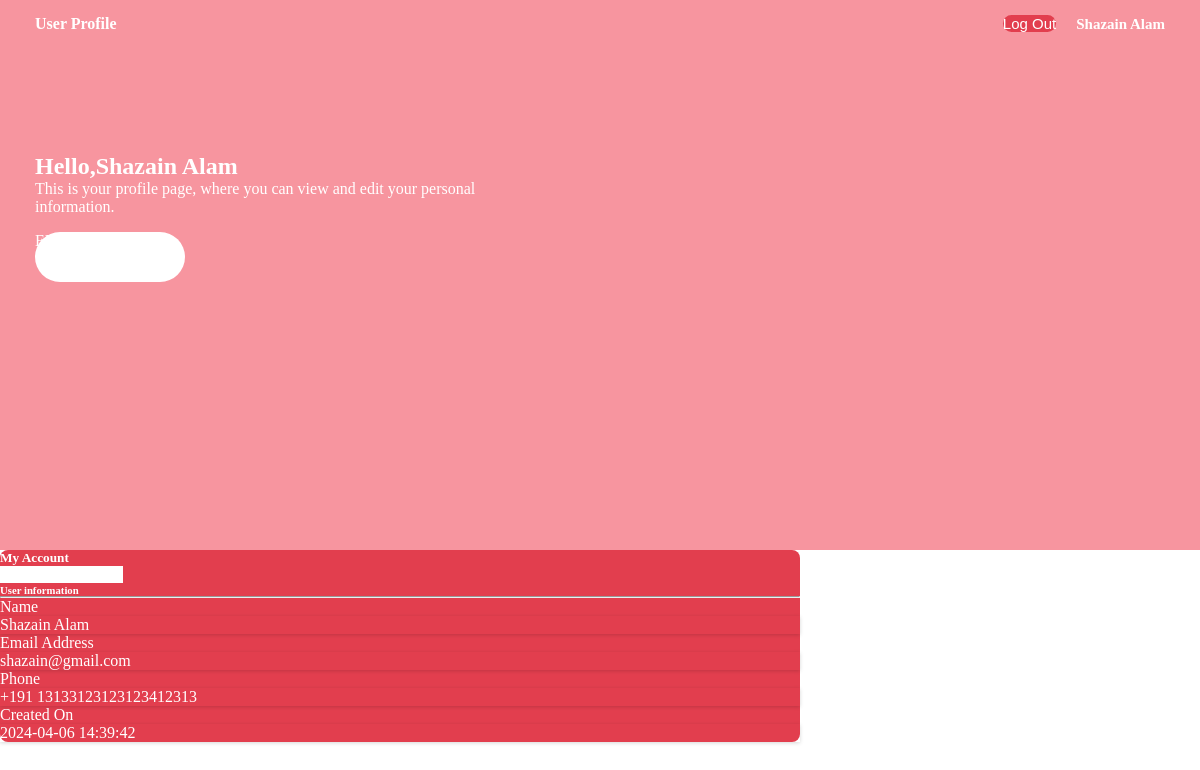
The page /user-profile.php?id=3 (signed in) on the database its author committed.
### tables this page shows
CREATE TABLE `registeruser` (
  `id` int(11) NOT NULL,
  `name` text NOT NULL,
  `email` varchar(191) NOT NULL,
  `phone` varchar(191) NOT NULL,
  `password` varchar(191) NOT NULL,
  `isAdmin` int(11) DEFAULT 0,
  `created_at` timestamp NOT NULL DEFAULT current_timestamp()
);

### user-profile.php (the view)
<?php session_start();if(empty($_SESSION['userLoggedIn'])){$_SESSION['msg']="You are not logged in yet";header("Location: login.php");exit(0);} ?><!doctypehtml><html lang="en"><head><meta charset="UTF-8"><meta content="width=device-width,initial-scale=1"name="viewport"><title>Document</title><link href="https://cdn.jsdelivr.net/npm/bootstrap@5.0.2/dist/css/bootstrap.min.css"rel="stylesheet"crossorigin="anonymous"integrity="sha384-EVSTQN3/azprG1Anm3QDgpJLIm9Nao0Yz1ztcQTwFspd3yD65VohhpuuCOmLASjC"><link href="assets/css/user-profile.css"rel="stylesheet"></head><body><main><section><div id="hero"style="background:rgba(0,0,0,.3),url(assets/images/background/user-bg.jpg);background-size:cover"><nav><?php include("assets/inc/db_conn.php");if($_GET['id']){$id=$_GET['id'];$sql=mysqli_query($conn,"SELECT * FROM `registeruser` WHERE id = '$id'");if($sql){$row=mysqli_fetch_assoc($sql); ?><h4>User Profile</h4><div class="user"><form method="post"><button class="text-white px-3 py-1"name="logout"type="submit">Log Out</button></form><h6><?=$row['name']?></h6></div></nav><div class="hero-description"><h1>Hello,<?=$row['name']?></h1><p class="mt-4">This is your profile page, where you can view and edit your personal<br>information.</p><a class="d-flex justify-content-center align-items-center btn edit mt-4 text-dark"href="edit-user-profile.php?id=<?=$id?>">Edit Profile</a></div></div><div class="d-flex justify-content-center main position-relative"><div class="d-flex flex-column p-4 position-absolute show text-white"><div class="row"><div class="col-lg-6"><h5>My Account</h5></div><div class="col-lg-6"><a class="btn text-dark back float-end"href="index.php">Go back to website</a></div></div><div class="row mt-3"><h6>User information</h6></div><hr><div class="row mt-3"><div class="col-lg-6 col-md-6 col-sm-12"><label class="form-label"for="">Name</label><p class="p-3 bg-white rounded text-dark userInfo"><?=$row['name']?></p></div><div class="col-lg-6 col-md-6 col-sm-12"><label class="form-label"for="">Email Address</label><p class="p-3 p-3 bg-white rounded text-dark userInfo"><?=$row['email']?></p></div></div><div class="row mt-3"><div class="col-lg-6 col-md-6 col-sm-12"><label class="form-label"for="">Phone</label><p class="p-3 p-3 bg-white rounded text-dark userInfo"><?=$row['phone']?></p></div><div class="col-lg-6 col-md-6 col-sm-12"><label class="form-label"for="">Created On</label><p class="p-3 p-3 bg-white rounded text-dark userInfo"><?=$row['created_at']?></p></div></div></div></div><?php }}else{ ?><h1>Nothing Found Error</h1><?php } ?></section></main><script src="https://cdn.jsdelivr.net/npm/bootstrap@5.0.2/dist/js/bootstrap.bundle.min.js"crossorigin="anonymous"integrity="sha384-MrcW6ZMFYlzcLA8Nl+NtUVF0sA7MsXsP1UyJoMp4YLEuNSfAP+JcXn/tWtIaxVXM"></script><script src="assets/js/tawkTo.js"></script></body></html><?php if(isset($_POST['logout'])){$_SESSION['msg']="You have been logged out";header("location: login.php");session_destroy();exit(0);} ?>

### assets/css/user-profile.css (style rules this page uses)
.user,nav { display:flex }
* { margin:0;padding:0;box-sizing:border-box;text-decoration:none;list-style-type:none;color:#fff }
body,main,section { width:100%;height:100% }
#hero { width:100%;height:550px;background-color:#f7959f;padding:15px 35px }
nav { align-items:center;justify-content:space-between }
.user { align-items:center;gap:20px }
.user form button { border-radius:40px;background-color:#e23e4e;border:none;font-size:15px;transition:.6s }
.user h6 { font-size:15px }
.hero-description { padding-top:120px;width:100% }
.edit { display:block;width:150px;height:50px;border-radius:25px;outline:0;border:none;background-color:#fff;font-size:16px;text-transform:uppercase;margin:1rem 0;cursor:pointer;transition:.5s }
.show { width:800px;background-color:#e23e4e;top:-40px;border-radius:8px }
.back { background-color:#fff }
.userInfo { box-shadow:rgba(0,0,0,.16) 0 1px 4px }

### rows shown on the page
registeruser: name "Shazain Alam", email "shazain@gmail.com", phone "+191 13133123123123412313", created_at "2024-04-06 14:39:42"
